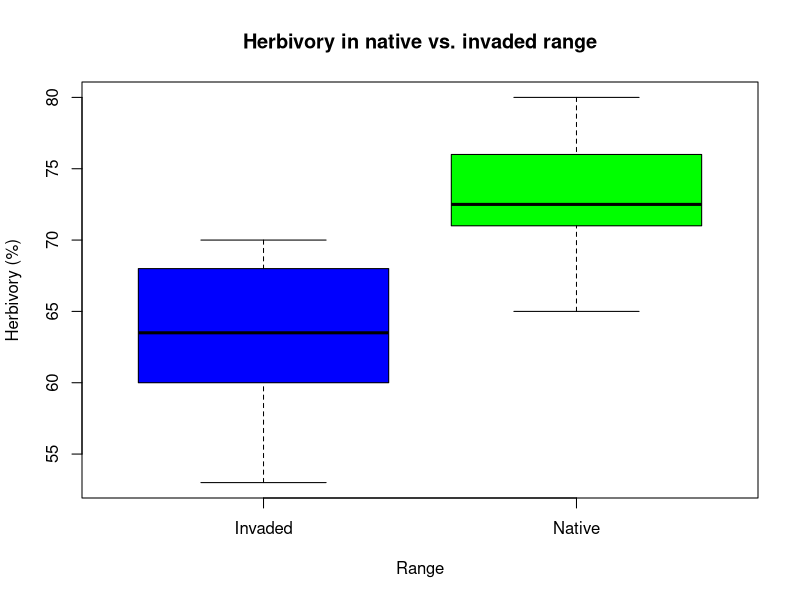

Reproduce this figure in R.
HW_data <- read.csv(file="HW_data.csv")

head(HW_data)

t.test.model <- t.test(Herbivory ~ Range, data = HW_data)

t.test.model

boxplot(Herbivory ~ Range, data = HW_data, main="Herbivory in native vs. invaded range", xlab="Range", ylab="Herbivory (%)", col=c("blue", "green"))